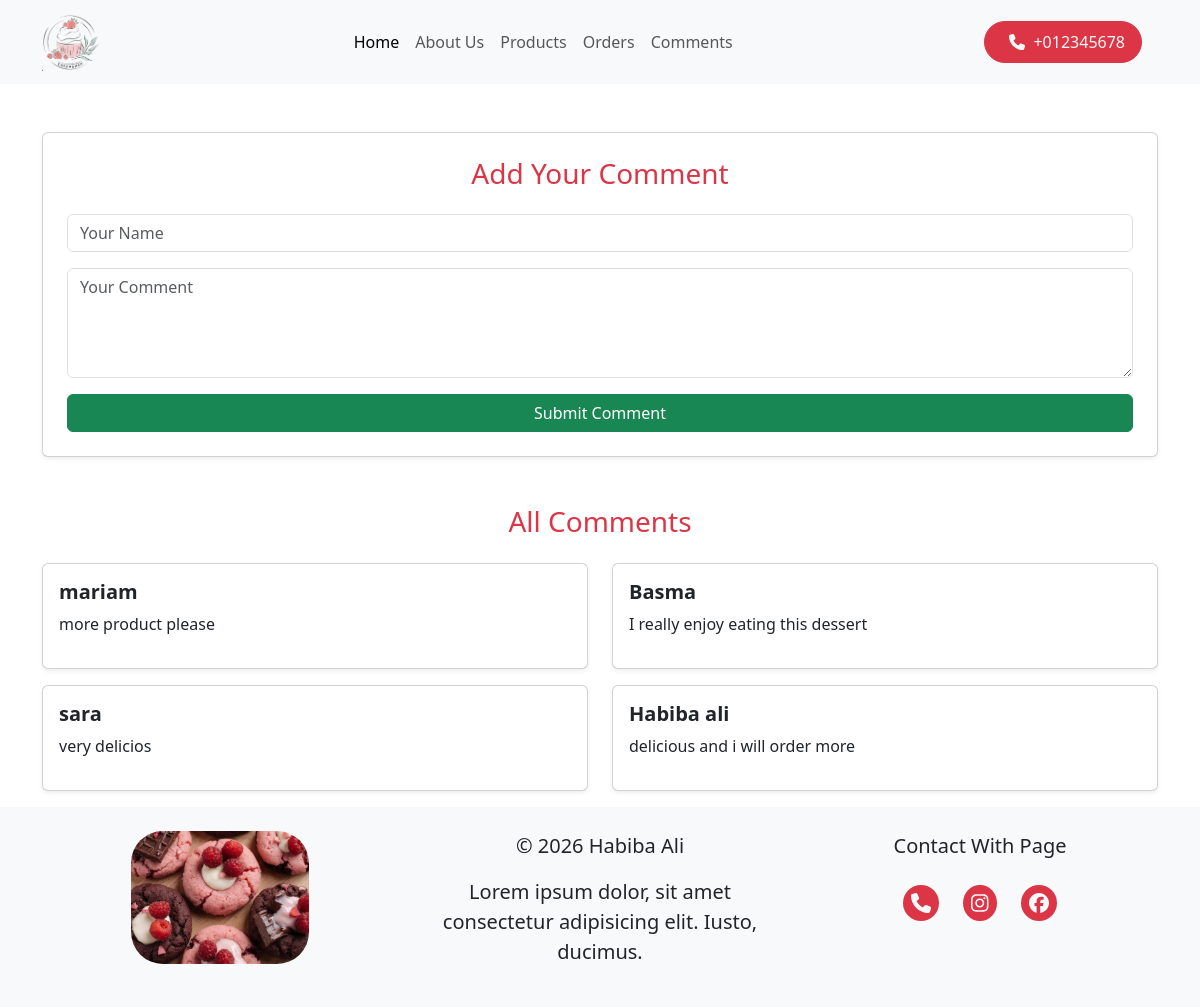
The page /comment.php on the database its author committed.
### tables this page shows
CREATE TABLE `comments` (
  `id` int(255) NOT NULL,
  `name` varchar(255) NOT NULL,
  `comment` text NOT NULL
);

### comment.php (the view, shortened to what this page needs)
<?php
include "config/database.php";
include "includs/sidedar.php";
$stmt = $pdo->query("SELECT * FROM comments ORDER BY id DESC");
$comments = $stmt->fetchAll();
?>
<div class="container mt-5">
    <div class="card p-4 mb-5 shadow-sm">
        <h3 class="mb-4 text-center text-danger">Add Your Comment</h3>
        <form method="POST">
            <div class="mb-3">
                <input type="text" name="name" class="form-control" placeholder="Your Name" required>
            </div>
            <div class="mb-3">
                <textarea name="comment" class="form-control" rows="4" placeholder="Your Comment" required></textarea>
            </div>
            <button type="submit" class="btn btn-success w-100">Submit Comment</button>
        </form>
    </div>
    <h3 class="mb-4 text-center text-danger">All Comments</h3>
    <div class="row">
        <?php foreach ($comments as $c) { ?>
            <div class="col-md-6 mb-3">
                <div class="card p-3 shadow-sm">
                    <h5 class="fw-bold"><?= $c['name'] ?></h5>
                    <p><?= $c['comment'] ?></p>
                </div>
            </div>
        <?php } ?>
    </div>
</div>
<?php include "includs/footer.php"; ?>

### rows shown on the page
comments: name "mariam", comment "more product please"
comments: name "Basma", comment "I really enjoy eating this dessert"
comments: name "sara", comment "very delicios"
comments: name "Habiba ali", comment "delicious and i will order more"
